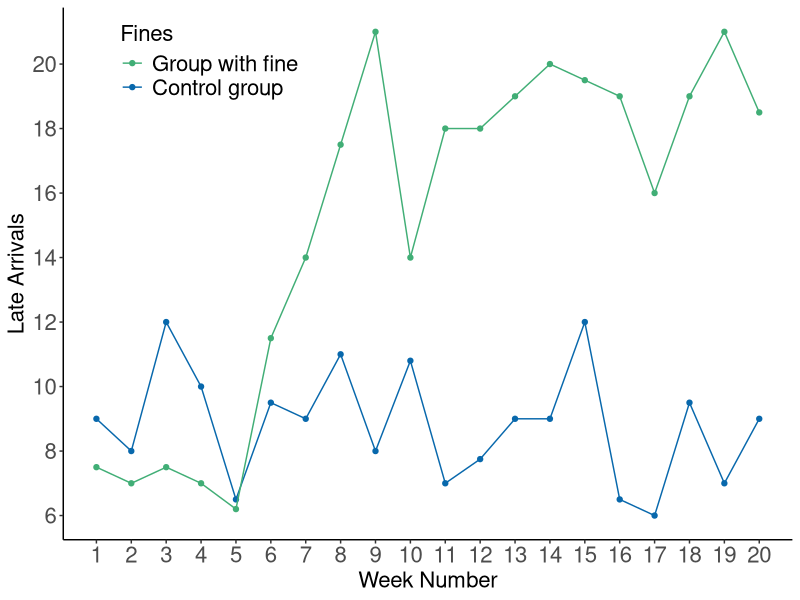
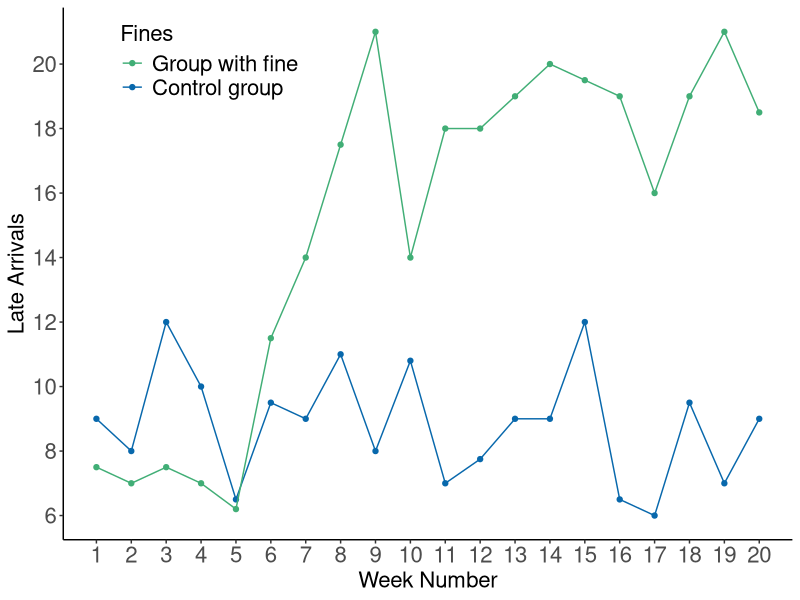

Generate these figures, in order, with R:
library(ggplot2)
library(ggthemes)

#Need to add actual values
GR_2000 <- data.frame("weeknum" = 1:20, 
                      "fine" = c(9, 8, 12, 10, 6.5, 9.5, 9, 11, 8, 10.8,
                                 7, 7.75, 9, 9, 12, 6.5, 6, 9.5, 7, 9 ), 
                      "control" = c(7.5, 7, 7.5, 7, 6.2, 11.5, 14, 17.5, 21, 14,
                                    18, 18, 19, 20, 19.5, 19, 16, 19, 21, 18.5)
)

BHcolors <- c("#41ae76", "#0868ac")

fines <- ggplot(data = GR_2000, aes(x = weeknum)) +
  geom_point(aes(y = fine, color = BHcolors[1])) + 
  geom_line(aes(y = fine, color = BHcolors[1])) +
  geom_point(aes(y = control, color = BHcolors[2])) + 
  geom_line(aes(y = control, color = BHcolors[2])) +
  scale_color_manual("Fines", values = BHcolors, labels=c("Group with fine","Control group")) +
  scale_x_continuous(breaks = scales::pretty_breaks(n = 20)) +
  scale_y_continuous(breaks = scales::pretty_breaks(n = 6)) +
  xlab("Week Number") + 
  ylab("Late Arrivals") +
  theme_classic() + 
  theme(axis.title.y = element_text(size = 16),
        legend.position = c(0.2, 0.9),
        legend.text=element_text(size=16),
        axis.text.x = element_text(size = 16),
        axis.text.y = element_text(size = 16),
        axis.title.x = element_text(size = 16),
        legend.title =element_text(size=16)) 
print(fines)

ggsave("people/Gneezy_Rustichini_2000.pdf", width = 10, height = 5)
